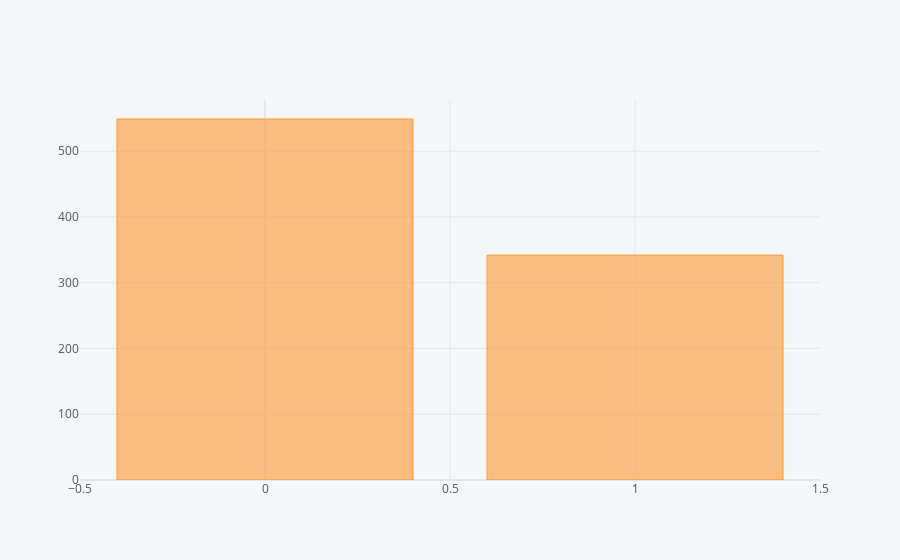

Here is the notebook cell this chart was saved with:
### Code cell
#Question 5
survived.value_counts().iplot(kind='bar')

### Figure 1 — Plotly figure (JSON) as saved in the notebook; plotly's stock layout.template omitted (floating-point values rounded to 4 significant figures)
{"data": [{"marker": {"color": "rgba(255, 153, 51, 0.6)", "line": {"color": "rgba(255, 153, 51, 1.0)", "width": 1}}, "name": "Survived", "orientation": "v", "text": "", "type": "bar", "x": [0, 1], "y": [549, 342]}], "layout": {"legend": {"bgcolor": "#F5F6F9", "font": {"color": "#4D5663"}}, "paper_bgcolor": "#F5F6F9", "plot_bgcolor": "#F5F6F9", "title": {"font": {"color": "#4D5663"}}, "xaxis": {"gridcolor": "#E1E5ED", "showgrid": true, "tickfont": {"color": "#4D5663"}, "title": {"font": {"color": "#4D5663"}, "text": ""}, "zerolinecolor": "#E1E5ED"}, "yaxis": {"gridcolor": "#E1E5ED", "showgrid": true, "tickfont": {"color": "#4D5663"}, "title": {"font": {"color": "#4D5663"}, "text": ""}, "zerolinecolor": "#E1E5ED"}}}
